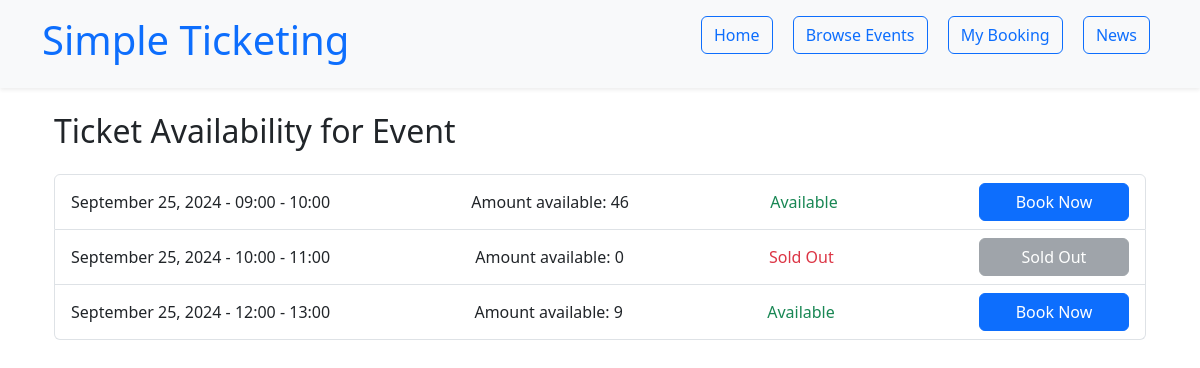
The app's page /availability/1 with its own data.
### app.py (models this page shows)
class Ticketing(db.Model):
    id = db.Column(db.Integer, primary_key=True)
    event_id = db.Column(db.Integer, db.ForeignKey('event.id'), nullable=False)
    date = db.Column(db.String(50), nullable=False)
    time_slot = db.Column(db.String(20), nullable=False)
    available_tickets = db.Column(db.Integer, nullable=False)
    booked_quantity = db.Column(db.Integer, nullable=True, default=0)
    email = db.Column(db.String(100), nullable=True)

### app.py (the view)
@app.route('/availability/<int:event_id>')
def availability(event_id):
    tickets = Ticketing.query.filter_by(event_id=event_id).all()
    return render_template('availability.html', tickets=tickets)

### templates/availability.html (shortened to what this page needs)
{% extends 'layout.html' %}
{% block content %}
<div class="container">
  <h2 class="mb-4">Ticket Availability for Event</h2>
  <ul class="list-group">
    {% for ticket in tickets %}
    <li class="list-group-item d-flex justify-content-between align-items-center">
      <span>{{ ticket.date }} - {{ ticket.time_slot }}</span>
      <span>Amount available: {{ticket.available_tickets}}</span>
      <span class="{% if ticket.available_tickets > 0 %}text-success{% else %}text-danger{% endif %}">
        {% if ticket.available_tickets > 0 %}Available{% else %}Sold Out{% endif %}
      </span>
      <a href="{{ url_for('payment', ticket_id=ticket.id) }}"
         class="btn {% if ticket.available_tickets > 0 %}btn-primary{% else %}btn-secondary disabled{% endif %}"
         {% if ticket.available_tickets == 0 %}disabled{% endif %}>
        {% if ticket.available_tickets > 0 %}Book Now{% else %}Sold Out{% endif %}
      </a>
    </li>
    {% endfor %}
  </ul>
</div>
{% endblock %}

### templates/layout.html (style rules this page uses)
html, body { height: 100%; margin: 0; }
body { display: flex; flex-direction: column; }
.btn-primary, .btn-secondary { width: 150px; text-align: center; }
.btn-secondary.disabled { background-color: #6c757d; cursor: not-allowed; }

### records on screen
Ticketing: date "September 25, 2024", time_slot "09:00 - 10:00", available_tickets "46", shows "Available", shows "Book Now"
Ticketing: date "September 25, 2024", time_slot "10:00 - 11:00", available_tickets "0", shows "Sold Out"
Ticketing: date "September 25, 2024", time_slot "12:00 - 13:00", available_tickets "9", shows "Available", shows "Book Now"
